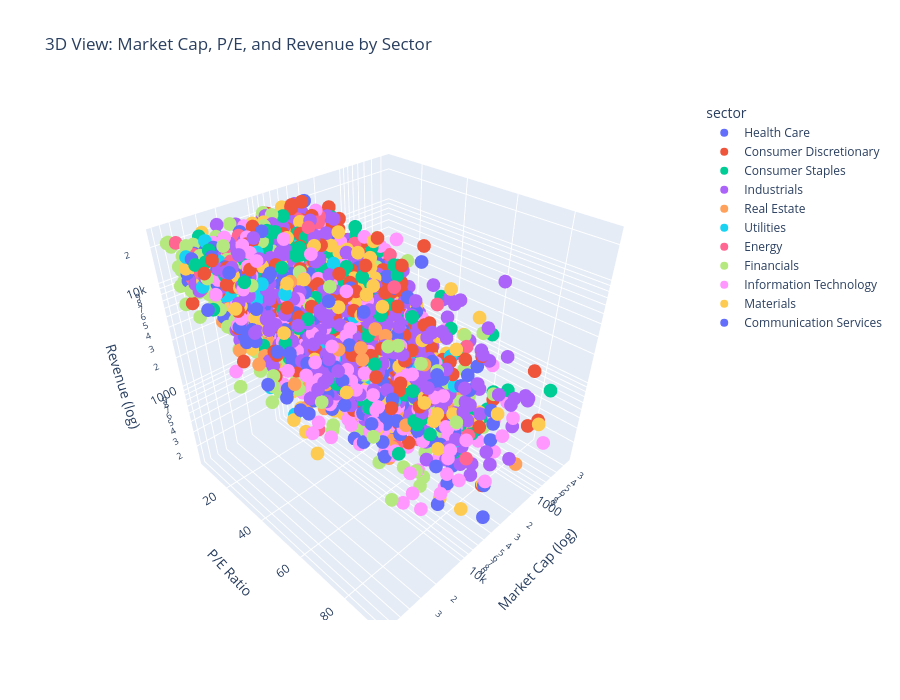

The cell this chart's notebook holds for it:
### Code cell
# 3D scatter: Market Cap, P/E, and Revenue Growth
if HAVE_PLOTLY:
    scatter_3d_cols = ['market_cap', 'p_e', 'revenue']
    scatter_3d_available = all([c in all_stocks.columns for c in scatter_3d_cols])

    if scatter_3d_available and 'sector' in all_stocks.columns:
        scatter_3d_data = all_stocks[scatter_3d_cols + ['sector', 'ticker']].dropna()

        # Filter outliers
        for col in scatter_3d_cols:
            scatter_3d_data = scatter_3d_data[
                scatter_3d_data[col].between(
                        scatter_3d_data[col].quantile(0.05),
                        scatter_3d_data[col].quantile(0.95)
                        )
            ]

        if len(scatter_3d_data) > 10:
            fig = px.scatter_3d(
                    scatter_3d_data,
                    x='market_cap',
                    y='p_e',
                    z='revenue',
                    color='sector',
                    hover_data=['ticker'],
                    log_x=True,
                    log_z=True,
                    title='3D View: Market Cap, P/E, and Revenue by Sector',
                    labels={
                        'market_cap': 'Market Cap (log)',
                        'p_e': 'P/E Ratio',
                        'revenue': 'Revenue (log)'
                        },
                    height=700
                    )
            fig.show()

### Figure 1 — Plotly figure (JSON) as saved in the notebook; plotly's stock layout.template omitted (floating-point values rounded to 4 significant figures; data arrays with more than 128 entries replaced by an {"elided": "..."} marker saying what was removed)
{"data": [{"customdata": {"elided": "321x1 str values"}, "hovertemplate": "sector=Health Care<br>Market Cap (log)=%{x}<br>P/E Ratio=%{y}<br>Revenue (log)=%{z}<br>ticker=%{customdata[0]}<extra></extra>", "legendgroup": "Health Care", "marker": {"color": "#636efa", "symbol": "circle"}, "mode": "markers", "name": "Health Care", "scene": "scene", "showlegend": true, "x": {"elided": "321 float values"}, "y": {"elided": "321 float values"}, "z": {"elided": "321 float values"}, "type": "scatter3d"}, {"customdata": {"elided": "560x1 str values"}, "hovertemplate": "sector=Consumer Discretionary<br>Market Cap (log)=%{x}<br>P/E Ratio=%{y}<br>Revenue (log)=%{z}<br>ticker=%{customdata[0]}<extra></extra>", "legendgroup": "Consumer Discretionary", "marker": {"color": "#EF553B", "symbol": "circle"}, "mode": "markers", "name": "Consumer Discretionary", "scene": "scene", "showlegend": true, "x": {"elided": "560 float values"}, "y": {"elided": "560 float values"}, "z": {"elided": "560 float values"}, "type": "scatter3d"}, {"customdata": {"elided": "374x1 str values"}, "hovertemplate": "sector=Consumer Staples<br>Market Cap (log)=%{x}<br>P/E Ratio=%{y}<br>Revenue (log)=%{z}<br>ticker=%{customdata[0]}<extra></extra>", "legendgroup": "Consumer Staples", "marker": {"color": "#00cc96", "symbol": "circle"}, "mode": "markers", "name": "Consumer Staples", "scene": "scene", "showlegend": true, "x": {"elided": "374 float values"}, "y": {"elided": "374 float values"}, "z": {"elided": "374 float values"}, "type": "scatter3d"}, {"customdata": {"elided": "959x1 str values"}, "hovertemplate": "sector=Industrials<br>Market Cap (log)=%{x}<br>P/E Ratio=%{y}<br>Revenue (log)=%{z}<br>ticker=%{customdata[0]}<extra></extra>", "legendgroup": "Industrials", "marker": {"color": "#ab63fa", "symbol": "circle"}, "mode": "markers", "name": "Industrials", "scene": "scene", "showlegend": true, "x": {"elided": "959 float values"}, "y": {"elided": "959 float values"}, "z": {"elided": "959 float values"}, "type": "scatter3d"}, {"customdata": {"elided": "306x1 str values"}, "hovertemplate": "sector=Real Estate<br>Market Cap (log)=%{x}<br>P/E Ratio=%{y}<br>Revenue (log)=%{z}<br>ticker=%{customdata[0]}<extra></extra>", "legendgroup": "Real Estate", "marker": {"color": "#FFA15A", "symbol": "circle"}, "mode": "markers", "name": "Real Estate", "scene": "scene", "showlegend": true, "x": {"elided": "306 float values"}, "y": {"elided": "306 float values"}, "z": {"elided": "306 float values"}, "type": "scatter3d"}, {"customdata": {"elided": "233x1 str values"}, "hovertemplate": "sector=Utilities<br>Market Cap (log)=%{x}<br>P/E Ratio=%{y}<br>Revenue (log)=%{z}<br>ticker=%{customdata[0]}<extra></extra>", "legendgroup": "Utilities", "marker": {"color": "#19d3f3", "symbol": "circle"}, "mode": "markers", "name": "Utilities", "scene": "scene", "showlegend": true, "x": {"elided": "233 float values"}, "y": {"elided": "233 float values"}, "z": {"elided": "233 float values"}, "type": "scatter3d"}, {"customdata": {"elided": "175x1 str values"}, "hovertemplate": "sector=Energy<br>Market Cap (log)=%{x}<br>P/E Ratio=%{y}<br>Revenue (log)=%{z}<br>ticker=%{customdata[0]}<extra></extra>", "legendgroup": "Energy", "marker": {"color": "#FF6692", "symbol": "circle"}, "mode": "markers", "name": "Energy", "scene": "scene", "showlegend": true, "x": {"elided": "175 float values"}, "y": {"elided": "175 float values"}, "z": {"elided": "175 float values"}, "type": "scatter3d"}, {"customdata": {"elided": "842x1 str values"}, "hovertemplate": "sector=Financials<br>Market Cap (log)=%{x}<br>P/E Ratio=%{y}<br>Revenue (log)=%{z}<br>ticker=%{customdata[0]}<extra></extra>", "legendgroup": "Financials", "marker": {"color": "#B6E880", "symbol": "circle"}, "mode": "markers", "name": "Financials", "scene": "scene", "showlegend": true, "x": {"elided": "842 float values"}, "y": {"elided": "842 float values"}, "z": {"elided": "842 float values"}, "type": "scatter3d"}, {"customdata": {"elided": "441x1 str values"}, "hovertemplate": "sector=Information Technology<br>Market Cap (log)=%{x}<br>P/E Ratio=%{y}<br>Revenue (log)=%{z}<br>ticker=%{customdata[0]}<extra></extra>", "legendgroup": "Information Technology", "marker": {"color": "#FF97FF", "symbol": "circle"}, "mode": "markers", "name": "Information Technology", "scene": "scene", "showlegend": true, "x": {"elided": "441 float values"}, "y": {"elided": "441 float values"}, "z": {"elided": "441 float values"}, "type": "scatter3d"}, {"customdata": {"elided": "445x1 str values"}, "hovertemplate": "sector=Materials<br>Market Cap (log)=%{x}<br>P/E Ratio=%{y}<br>Revenue (log)=%{z}<br>ticker=%{customdata[0]}<extra></extra>", "legendgroup": "Materials", "marker": {"color": "#FECB52", "symbol": "circle"}, "mode": "markers", "name": "Materials", "scene": "scene", "showlegend": true, "x": {"elided": "445 float values"}, "y": {"elided": "445 float values"}, "z": {"elided": "445 float values"}, "type": "scatter3d"}, {"customdata": {"elided": "225x1 str values"}, "hovertemplate": "sector=Communication Services<br>Market Cap (log)=%{x}<br>P/E Ratio=%{y}<br>Revenue (log)=%{z}<br>ticker=%{customdata[0]}<extra></extra>", "legendgroup": "Communication Services", "marker": {"color": "#636efa", "symbol": "circle"}, "mode": "markers", "name": "Communication Services", "scene": "scene", "showlegend": true, "x": {"elided": "225 float values"}, "y": {"elided": "225 float values"}, "z": {"elided": "225 float values"}, "type": "scatter3d"}], "layout": {"scene": {"domain": {"x": [0, 1], "y": [0, 1]}, "xaxis": {"title": {"text": "Market Cap (log)"}, "type": "log"}, "yaxis": {"title": {"text": "P/E Ratio"}}, "zaxis": {"title": {"text": "Revenue (log)"}, "type": "log"}}, "legend": {"title": {"text": "sector"}, "tracegroupgap": 0}, "title": {"text": "3D View: Market Cap, P/E, and Revenue by Sector"}, "height": 700}}
